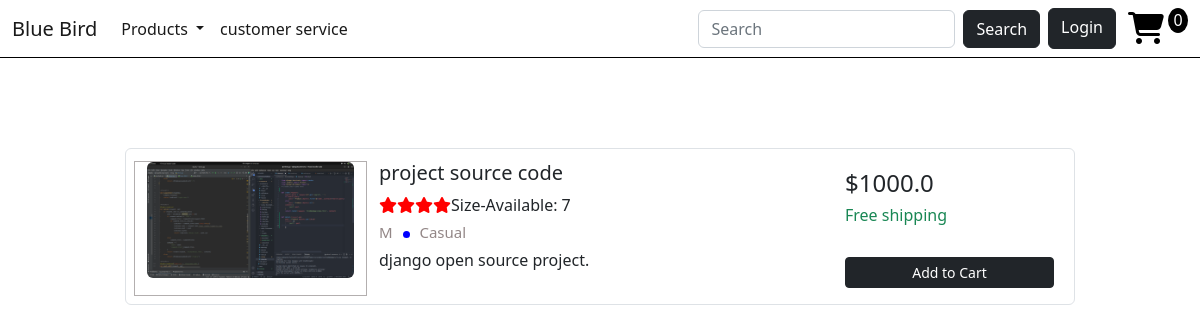
The page /detail/13/ on the database as committed earlier.
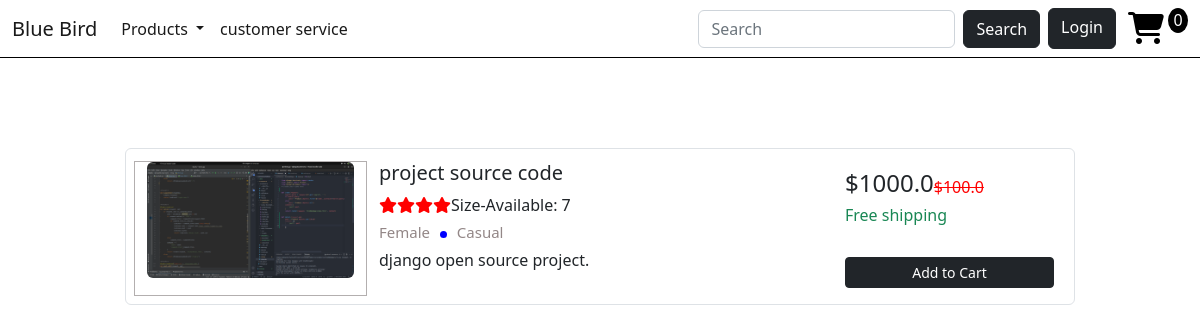
The same page on the database as committed later.
### EcomWebApp/models.py (models this page shows, shortened)
class Product(models.Model):
    GENDER_CHOICES = (
        ('Male','Male'),
        ('Female','Female'),
    )
    size_choices = (
        ('7','7'),
        ('8','8'),
        ('9','9'),
        ('8.5','8.5'),
    )
    outfit_choices=(
        ('Casual','Casual'),
        ('Classic','Classic'),
    )
    name = models.CharField(max_length=100)
    description = models.TextField()
    slug = models.SlugField(max_length=100, null=True, blank=True)
    image = models.ImageField(upload_to='EcomWebApp/images', null=True, blank="True")
    price = models.FloatField()
    brand = models.CharField(max_length=100)
    gender = models.CharField(max_length=6, choices=GENDER_CHOICES)
    created_at = models.DateTimeField(auto_now_add=True)
    size = models.CharField(max_length=10, choices=size_choices, default = '7', null= True, blank="True")
    outfit = models.CharField(max_length=10, choices=outfit_choices, default='casual')
    discount_price = models.FloatField(default=0, null=True, blank="True")
    digital = models.BooleanField(default=False, null=True, blank=True)
    class Meta:
        ordering = ('-created_at',)
    @property
    def imageURL(self):
        try:
            url= self.image.url
        except:
            url= ''
        return url

### EcomWebApp/views.py (the view)
# urls.py: path('detail/<int:pk>/', views.detail, name="detail-page"),
def detail(request, pk):
    post = Product.objects.get(id=pk)
    data = cartData(request)
    cartItems = data['cartItems']
    items = data['items']
    context ={
        'cartItems':cartItems,
        'post': post,
        'items':items,
    }
    return render(request, 'EcomWebApp/details.html', context)

### EcomWebApp/utils.py (called while the page is built, shortened)
def cookieCart(request):
    try:#this try and catch for guest user cookies cart error prevention method
        cart = json.loads(request.COOKIES['cart'])#this is for guest user cart items
    except:
        cart ={}
    print('cart',cart)
    items = [] #empty list(if user is not authenticated we return nothing)
    order = {'get_cart_total':0,'get_cart_items':0, 'shipping': False} #guest user login huda 0/0 dekhaune ho yo chai
    cartItems = order['get_cart_items']
    return { 'items':items,'order':order,'cartItems':cartItems}

def cartData(request):
    if request.user.is_authenticated:
        customer = request.user.customer
        order, created = Order.objects.get_or_create(customer=customer, complete=False)
        items = order.orderitem_set.all()
        cartItems = order.get_cart_items
    else:
        cookieData = cookieCart(request)
        cartItems = cookieData['cartItems']
        order = cookieData['order']
        items = cookieData['items']
    return {'items':items,'order':order,'cartItems':cartItems}

### EcomWebApp/templates/EcomWebApp/details.html (shortened to what this page needs)
{% extends 'EcomWebApp/base.html' %}
{% load static %}
{% block content %}
<div class="container mt-5 mb-5 contentdiv">
    <div class="d-flex justify-content-center row contentdivv">
        <div class="col-md-10 mt-5">
            <div class="row p-2 bg-white border rounded thisdiv">
                <div class="col-md-3 mt-1" style="border:1px solid rgb(179, 175, 175);"><img class="img-fluid img-responsive rounded product-image small-image"
                        src="{{post.imageURL}}" alt="product-image" ></div>
                <div class="col-md-6 mt-1">
                    <h5>{{post.name}}</h5>
                    <div class="d-flex flex-row">
                        <div class="ratings mr-2"><i class="fa fa-star"></i><i class="fa fa-star"></i><i
                                class="fa fa-star"></i><i class="fa fa-star"></i></div><span>Size-Available:
                            {{post.size}}</span>
                    </div>
                    <div class="mt-1 mb-1 spec-1">
                        <span>{{post.gender}}</span>
                        <span class="dot"></span>
                        <span>{{post.outfit}}<br></span>
                    </div>
                    <p class="text-justify  para mb-0">{{post.description}}.<br><br></p>
                </div>
                <div class="align-items-center align-content-center col-md-3 border-left mt-1">
                    <div class="d-flex flex-row align-items-center">
                        <h4 class="mr-1">${{post.price}}</h4>
                        <span class="strike-text">
                            {% if post.discount_price %}
                            <span>$</span>{{ post.discount_price }}
                            {% else %}
                            {{''}}
                            {% endif %}
                        </span>
                    </div>
                    <h6 class="text-success">Free shipping</h6>
                    <div class="d-flex flex-column mt-4">
                        <button data-product="{{post.id}}" data-action="add" class="btn btn-dark btn-sm mt-2 update-cart">Add to Cart</button>
                    </div>
                </div>
            </div>
        </div>
    </div>
</div>
{% endblock %}

### EcomWebApp/templates/EcomWebApp/base.html (shortened to what this page needs)
{% load static %}
<!doctype html>
<html lang="en">
<head>
  <link rel="stylesheet" href="{% static 'EcomWebApp/css/style.css' %}">
  <link rel="stylesheet" href="https://cdnjs.cloudflare.com/ajax/libs/font-awesome/6.1.2/css/all.min.css">
  <link href="https://cdn.jsdelivr.net/npm/bootstrap@5.2.2/dist/css/bootstrap.min.css" rel="stylesheet"
>
</head>
<body>
  <nav class="navbar navbar-expand-lg bg-white  mb-5"
    style="position:fixed;top: 0;width: 100%; border-bottom: 1px solid black;">
    <div class="container-fluid">
      <a class="navbar-brand " href="/">Blue Bird</a>
      <div class="collapse navbar-collapse" id="navbarSupportedContent">
        <ul class="navbar-nav me-auto mb-2 mb-lg-0">
          <li class="nav-item dropdown">
            <a class="nav-link active dropdown-toggle  " href="#" role="button" data-bs-toggle="dropdown"
              aria-expanded="false">
              Products
            </a>
          </li>
          <li class="nav-item">
            <a class="nav-link active " aria-current="page" href="#">customer service</a>
          </li>
        </ul>
        <form class="d-flex" role="search" method="get" action="{% url 'index' %}">
          <input class="form-control me-2" type="search" name="search" placeholder="Search" aria-label="Search">
          <button class="btn btn-dark" type="submit">Search</button>
        </form>
        <div class="d-flex shoppingcarts">
          <a href="" class="btn btn-dark mx-2">Login</a>
          <a href="{% url 'cart' %}" class="mt-2 mx-1"><i class="fa fa-shopping-cart fa-2xl mt-1"
              style="color:black;"></i></a>
          <p id="cart-total">{{cartItems}}</p>
        </div>
      </div>
    </div>
  </nav>
  {% block content %}
  {% endblock %}
</body>
</html>

### EcomWebApp/static/EcomWebApp/css/style.css (style rules this page uses)
body { background:#eee }
.ratings i { font-size: 16px; color: red }
.strike-text { color: red; text-decoration: line-through }
.product-image { width: 100% }
.dot { height: 7px; width: 7px; margin-left: 6px; margin-right: 6px; margin-top: 3px; background-color: blue; border-radius: 50%; display: inline-block }
.spec-1 { color: #938787; font-size: 15px }
h5 { font-weight: 400 }
.para { font-size: 16px }
.thisdiv .small-image { cursor: pointer; }
.contentdiv .contentdivv { margin-top: 100px; }
.shoppingcarts #cart-total { display: block; text-align: center; color: white; width: 20px; height: 25px; background-color:black; border-radius: 50%; font-size: 16px; }

Rows that differ between the two databases and show on the page:
changed Product "project source code": gender "M" → "Female"; discount_price (not shown) → "100.0"
